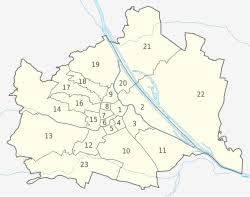
#> input picture vrp/img/Viena.jfif, 250 x 197 px, found by its file name
$ python visualisation_img.py
#> lines starting #> are read from the running program, lines starting #| are printed output that depends on the picture
import matplotlib.pyplot as plt
import matplotlib.image as mpimg

img = mpimg.imread("c:/Work/repo/math-code/vrp/img/Viena.jfif")
#> img is the input picture: shape (197, 250, 3); mean R, G, B 242.3, 243.2, 233.8

fig, ax = plt.subplots()

plt.imshow(
    img,
    extent=[0, 10, 0, 100],   # межі координат
    aspect='auto',
    zorder=0
)

# Ваш графік поверх фону
plt.plot([1, 3, 5, 7, 9], [10, 20, 40, 60, 80], zorder=1)

plt.show()
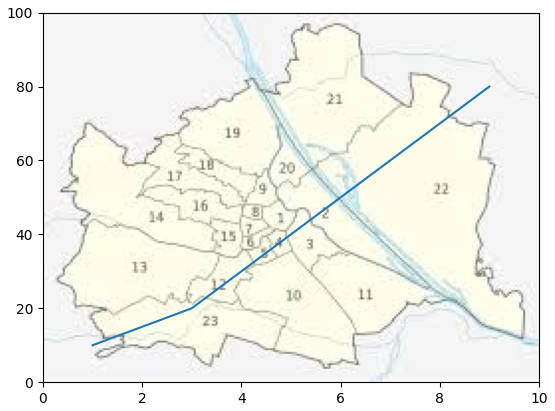
#> figure drawn by matplotlib, 1 panel
